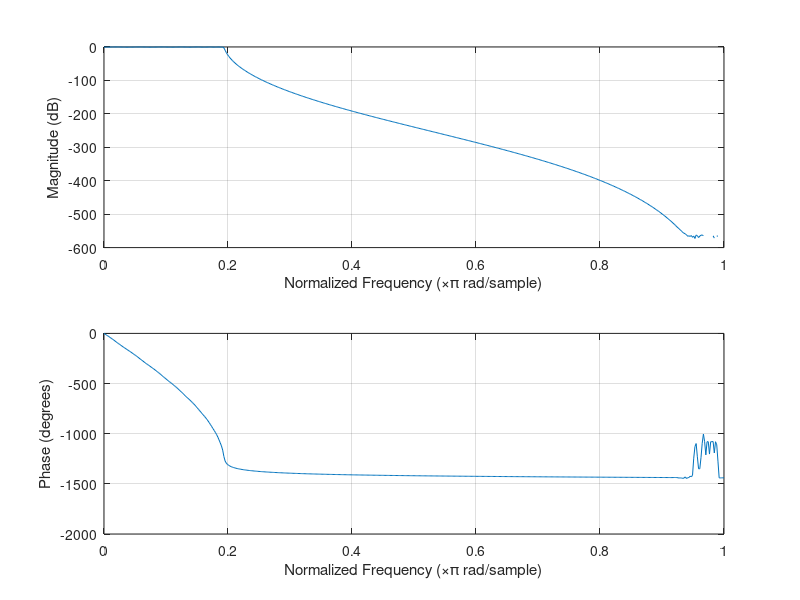
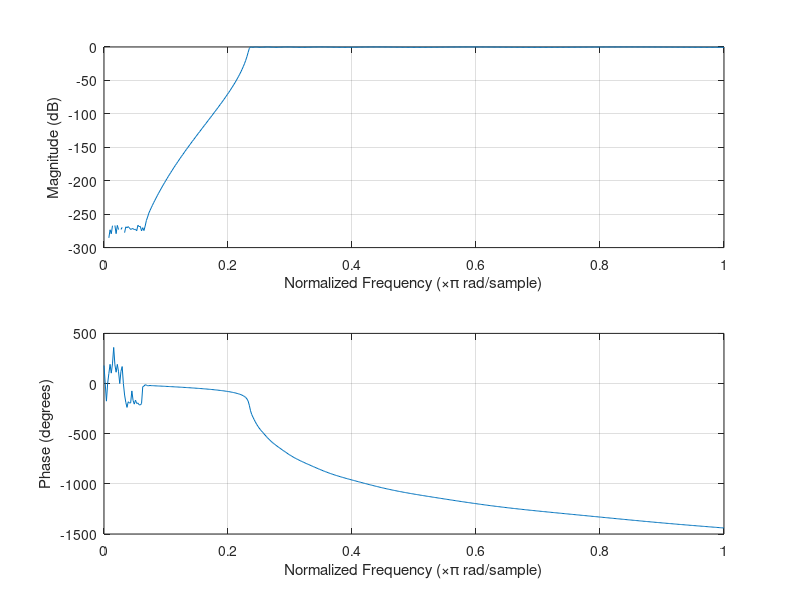
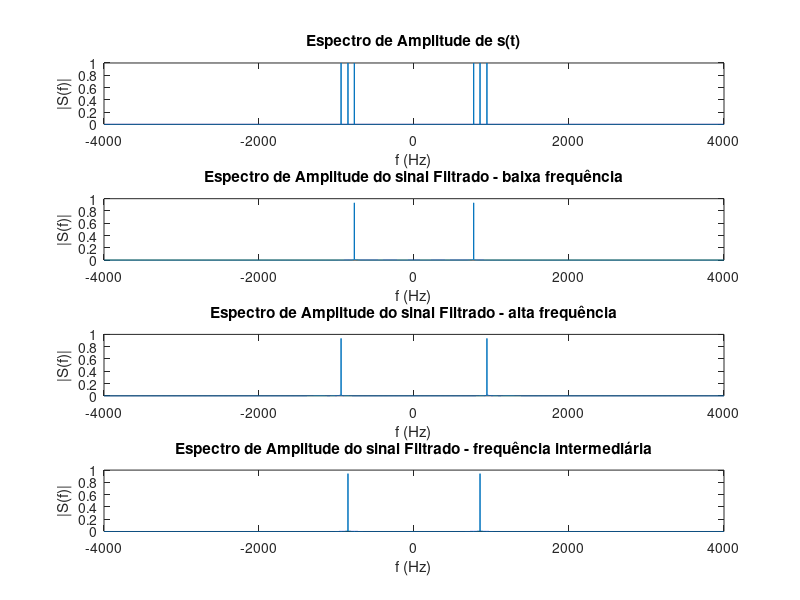

These figures' MATLAB source, in order:
close all

load('ccoeflow2.mat');
load('ccoefhigh2.mat');
load('ccoefmid2.mat');
%% Sinal 
tmin = 0;             
tmax = 2;
Fs=8000;
Ts=1/Fs;
L=(tmax-tmin)/Ts;

t=0:Ts:tmax-Ts;             
s = sin(2*pi*770*t) + sin(2*pi*852*t) + sin(2*pi*941*t);
S = fft(s);
S = abs(2*S/L);
S = fftshift(S);  

%% Filtros IIR importados do filterDesigner
figure,freqz(cnum_low,cden_low);
 
s_f_low = filter(cnum_low,cden_low,s);
S_F_low = fft(s_f_low);
S_F_low = abs(2*S_F_low/L);
S_F_low=fftshift(S_F_low);  

figure,freqz(cnum_high,cden_high);
 
s_f_high = filter(cnum_high,cden_high,s);
S_F_high = fft(s_f_high);
S_F_high = abs(2*S_F_high/L);
S_F_high=fftshift(S_F_high);      

figure,freqz(cnum_high,cden_high);
 
s_f_mid = filter(cnum_mid,cden_mid,s);
S_F_mid = fft(s_f_mid);
S_F_mid = abs(2*S_F_mid/L);
S_F_mid=fftshift(S_F_mid); 

%% Gráficos
freq = Fs*(-(L/2):(L/2)-1)/L;
subplot(4,1,1),plot(freq,S)
title('Espectro de Amplitude de s(t)')
xlabel('f (Hz)')
ylabel('|S(f)|')
subplot(4,1,2),plot(freq,S_F_low)
title('Espectro de Amplitude do sinal Filtrado - baixa frequência')
xlabel('f (Hz)')
ylabel('|S(f)|')
subplot(4,1,3),plot(freq,S_F_high)
title('Espectro de Amplitude do sinal Filtrado - alta frequência')
xlabel('f (Hz)')
ylabel('|S(f)|')
subplot(4,1,4),plot(freq,S_F_mid)
title('Espectro de Amplitude do sinal Filtrado - frequência intermediária')
xlabel('f (Hz)')
ylabel('|S(f)|')